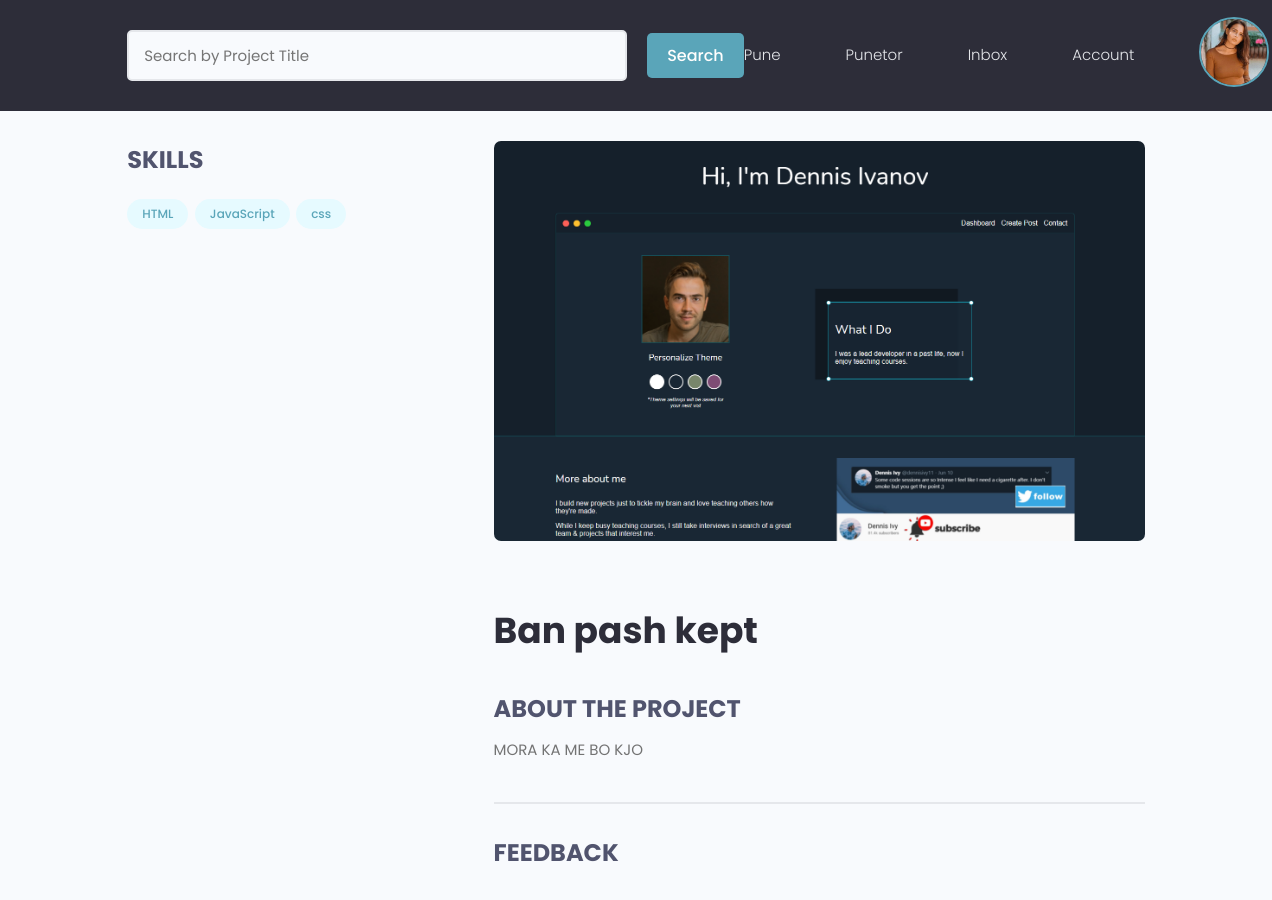
The page /view/b4e05fbc0d1448bf8825968b4619ee7d/ (signed in) on the database its author committed.
### users/models.py (models this page shows, shortened)
class Profile(models.Model):
    user = models.OneToOneField(User , on_delete = models.CASCADE ,  null=True , blank=True)
    name = models.CharField(max_length=150 , null=True , blank=True)
    sur_name = models.CharField(max_length=150 , null=True , blank=True)
    email = models.EmailField(max_length=500 , blank=True , null=True)
    username = models.CharField(max_length=200 ,unique = True ,blank=True , null=True)
    profilepic = models.ImageField(blank=True , null=True, upload_to='profiles/', default='static/images/profiles/user-default.png')
    bio = models.TextField(blank=True , null=True)
    skills = models.ManyToManyField('Skills', blank=True)
    CV = models.FileField(upload_to='CV/',blank=True , null=True)
    resume = models.FileField(upload_to='Resume/',blank=True , null=True)
    birth_date = models.DateField(blank=True, null=True)
    business = models.BooleanField(default=False)
    location = models.CharField(max_length=200 , blank=True , null=True)
    created = models.DateTimeField(auto_now_add = True)
    id = models.UUIDField(default=uuid.uuid4 , unique=True ,
                        primary_key=True , editable=False)

class Skills(models.Model):
    field = models.ManyToManyField(Field)
    name = models.CharField(max_length=200 , blank=True , null=True)
    description = models.TextField(blank=True , null=True)
    created = models.DateTimeField(auto_now_add = True)
    id = models.UUIDField(default=uuid.uuid4 , unique=True ,
                        primary_key=True , editable=False)
    def __str__(self):
        return str(self.name)

### pune/models.py (models this page shows, shortened)
class Pune(models.Model):
    business = models.ForeignKey(Profile , on_delete=models.CASCADE , blank=True)
    title = models.CharField(max_length=255)
    bio = models.TextField(blank=True , null=True)
    image = models.ImageField(blank=True , null=True, upload_to='profiles/', default='static/images/default.jpg')
    location = models.CharField(max_length=200 , blank=True , null=True)
    perkohshmeri = models.BooleanField(default=False)
    skills = models.ManyToManyField(Skills, blank=True)
    experience = models.CharField(max_length=255 , choices=EXPERIENCE)
    pagesa = models.DecimalField(decimal_places=2 , max_digits=10)
    orari = models.PositiveIntegerField(default=0)
    created = models.DateTimeField(auto_now_add = True)
    id = models.UUIDField(default=uuid.uuid4 , unique=True ,
                        primary_key=True , editable=False)

### pune/views.py (the view)
# urls.py: path('view/<str:pk>/', views.singlePune , name='single-pune'),
@login_required(login_url='login')
def singlePune(request , pk):
    profile = request.user.profile
    pune = Pune.objects.get(id=pk)
    context = {
        'pune':pune,
    }
    return render(request , 'pune/single-pune.html', context)

### pune/templates/pune/single-pune.html (shortened to what this page needs)
{% extends 'base.html' %}
{% block content %}
<main class="singleProject my-md">
    <div class="container">
      <div class="layout">
        <div class="column column--1of3">
          <h3 class="singleProject__subtitle">Skills</h3>
          <div class="singleProject__toolStack">
            {% for skill in pune.skills.all %}
                    <span class="tag tag--pill tag--main">
                      <small>{{skill}}</small>
                    </span>
            {% endfor %}
          </div>
        </div>
        <div class="column column--2of3">
          <img class="singleProject__preview" src="{{ pune.image.url }}" alt="portfolio thumbnail" />
          <h2 class="singleProject__title">{{pune.title}}</h2>
          <h3 class="singleProject__subtitle">About the Project</h3>
          <div class="singleProject__info">
            {{pune.bio}}
          </div>
          <div class="comments">
            <h3 class="singleProject__subtitle">Feedback</h3>
          </div>
        </div>
      </div>
    </div>
  </main>
{% endblock content %}

### templates/navbar.html (shortened to what this page needs)
{% load static %}
<header class="header">
    <div class="container container">
      <div class="hero-section__search">
        <form id="searchForm" class="form" action="" method="get">
          <div class="form__field">
            <input class="input input--text" id="formInput#search" type="text" name="search_query"
              value="{{search_query}}" placeholder="Search by Project Title" />
          </div>
          <input type="submit" class="btn btn--main" value="Search" />
        </form>
      </div>
      <nav class="header__nav">
        <ul class="header__menu">
          {% if request.path == '/kerko-pune/' %}
          <li class="header__menuItem"><a href="{% url 'shpall-pune' %}">Shpall Pune</a></li>
          {% else %}
          <li class="header__menuItem"><a href="{% url 'kerko-pune' %}">Pune</a></li>
          {% endif %}
          <li class="header__menuItem"><a href="projects">Punetor</a></li>
          {% if request.user.is_authenticated %}
          <li class="header__menuItem"><a href="inbox">Inbox</a></li>
          <li class="header__menuItem"><a href="{% url 'profile' user.profile.username %}">Account</a></li>
        <span onclick="openNav()">
            {% if user.profile.profilepic %}
            <img class="avatar avatar--md" src="{{ user.profile.profilepic.url }}" >
            {% else %}
            <img src="{% static 'images/profiles/user-default.png' %}" class="avatar avatar--md">
            {% endif %}
        </span>
          {% else %}
          <li class="header__menuItem"><a href="{% url 'login' %}" class="btn btn--sub">Login/Sign Up</a></li>
          {% endif%}
        </ul>
      </nav>
    </div>
</header>

### static/styles/app.css (style rules this page uses)
:root { --color-sub: #2d2d39; }
img { width: 100%; }
.header { position: sticky; z-index: 111; background-color: var(--color-sub); padding: 1.5rem 0; }
.header > .container { display: flex; justify-content: space-between; align-items: center; }
.header__nav > ul { display: inline-flex; align-items: center; list-style: none; gap: 6.5rem; }
.header__menuItem > a { color: var(--color-light); font-weight: 300; }
.hero-section__search > .form { display: flex; align-items: center; justify-content: center; gap: 2rem; }
.hero-section__search > .form input.input--text { width: 50rem; }
.singleProject .column--1of3 { order: 2; }
@media screen and (min-width: 1081px) { .singleProject .column--1of3 { order: 1; } }
@media screen and (min-width: 1081px) { .singleProject .column--2of3 { order: 2; } }
.singleProject__toolStack { margin-top: 2rem; margin-bottom: 4rem; }
.singleProject__preview { height: 50vh; object-fit: cover; object-position: top center; margin-bottom: 3rem; border-radius: 0.7rem; }
.singleProject__title { font-size: 3.6rem; font-weight: 700; color: var(--color-sub); margin-bottom: 3rem; }
.singleProject__subtitle { text-transform: uppercase; font-size: 2.4rem; font-weight: 700; color: var(--color-sub-light); margin-bottom: 1rem; }
.comments { margin-top: 4rem; padding-top: 3rem; border-top: 2px solid var(--color-light); }

### static/uikit/styles/modules/_variables.css (style rules this page uses)
:root { --color-main: #5aa5b9; --color-main-light: #e6faff; --color-sub: #3f4156; --color-sub-light: #51546e; --color-sub-lighter: #ededfd; --color-text: #737373; --color-gray: #8b8b8b; --color-light: #e5e7eb; --color-light-gray: #767676; --color-bg: #f8fafd; --color-white: #fffefd; --color-white-light: #f3f3f3; --color-success: #359e64; --color-success-bg: #def8e8; --color-error: #fc4b0b; --color-error-bg: #fff2ee; --font-base: 'Poppins', arial, helvetica, 'Segoe UI', roboto, ubuntu, sans-serif; --font-monospace: 'Fira Code', 'Courier New', courier, monospace; --font-regular: 300; --font-medium: 500; --font-bold: 700; --generic-shadow: 1px 1px 5px #00000010; --generic-transition: all 0.3s ease-in-out; }

### static/uikit/styles/modules/_base.css (style rules this page uses)
* { margin: 0; padding: 0; box-sizing: border-box; text-rendering: optimizeLegibility; color: inherit; font-size: inherit; }
html { font-size: 50%; }
@media only screen and (min-width: 480px) { html { font-size: 56.25%; } }
@media only screen and (min-width: 1200px) { html { font-size: 62.5%; } }
body { line-height: 1.6; font-weight: 400; font-size: 1.5rem; color: var(--color-text); background-color: var(--color-bg); min-height: 100vh; }

### static/uikit/styles/modules/_typography.css (style rules this page uses)
* { font-family: var(--font-base); }
h2 { font-size: 3.6rem; font-weight: var(--font-bold); }
h3 { font-size: 3.2rem; font-weight: var(--font-medium); }
p, span, strong { font-size: 1.6rem; color: var(--color-text); font-weight: var(--font-regular); }
a { padding-bottom: 2px; text-decoration: none; display: inline-block; color: var(--color-main); font-weight: var(--font-medium); }

### static/uikit/styles/modules/_utilities.css (style rules this page uses)
.container { width: 92%; max-width: 165rem; margin: 0 auto; box-sizing: border-box; }
@media screen and (min-width: 1000px) { .container { width: 90%; } }
@media screen and (min-width: 1200px) { .container { width: 80%; } }
.my-md { margin: 3rem auto; }

### static/uikit/styles/modules/_avatar.css (style rules this page uses)
.avatar { border-radius: 50%; border: 2px solid var(--color-main); object-fit: cover; }
.avatar--md { height: 7rem; width: 7rem; }

### static/uikit/styles/modules/_button.css (style rules this page uses)
.btn { display: inline-block; position: relative; cursor: pointer; background-color: var(--color-light); font-weight: var(--font-medium); color: var(--color-sub); text-decoration: none; padding: 1rem 2rem; border-radius: 0.5rem; border: none; width: -webkit-fit-content; width: -moz-fit-content; width: fit-content; height: -webkit-fit-content; height: -moz-fit-content; height: fit-content; font-size: 1.6rem; outline-width: 0; outline-color: transparent; -webkit-backface-visibility: hidden; backface-visibility: hidden; transition: all 0.3s ease-in-out; }
.btn--main { background-color: var(--color-main); color: var(--color-white); }

### static/uikit/styles/modules/_form.css (style rules this page uses)
.form { display: block; }
.form__field { margin-top: 1.5rem; margin-bottom: 1.5rem; }
input.input[type='text'], input.input[type='email'], input.input[type='password'], input.input[type='number'], select.input, textarea.input { min-width: 24rem; width: 100%; padding: 1.2rem 1.5rem; border-radius: 0.5rem; border: 2px solid var(--color-light); transition: all 0.3s ease-in-out; background-color: var(--color-bg); }

### rows shown on the page
Skills: name "HTML"
Skills: name "JavaScript"
Skills: name "css"
Pune: image (picture), title "Ban pash kept", bio "MORA KA ME BO KJO"
